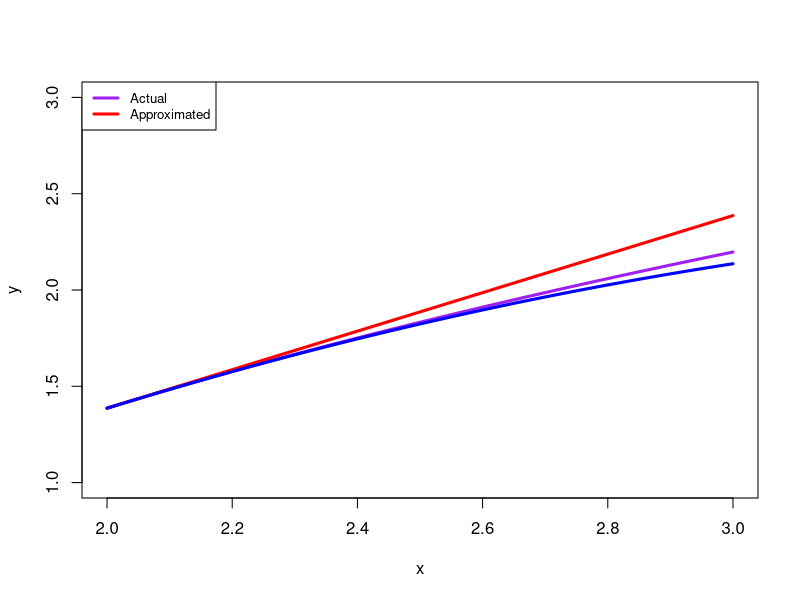

This figure's R source:
# Lecture 3: Calculus I
# Linear approximation of functions.

# Plot functions. 
x <- seq(2, 3, by = 0.01)

# Actual function
y1 <- sapply(x, function(i) 2*log(i))   # y = 2log(x)
plot(x, y1, type = 'l', col = 'purple', lwd = 3, ylim = c(1, 3), xlab = 'x', ylab = 'y')

# Approximated function
y2 <- sapply(x, function(i) 2*log(2) + i - 2)  # y = 2log(2) - (x-2) 
lines(x, y2, col = 'red', lwd = 3)
legend('topleft', legend=c("Actual", "Approximated"),
       col=c("purple", 'red'), 
       lwd = 3, cex = 0.8, ncol = 1)

# Higher-order approximition
y3 <- sapply(x, function(i) 2*log(2) + (i - 2) - (2^(-2))*((i-2)^2))  
lines(x, y3, col = 'blue', lwd = 3)


